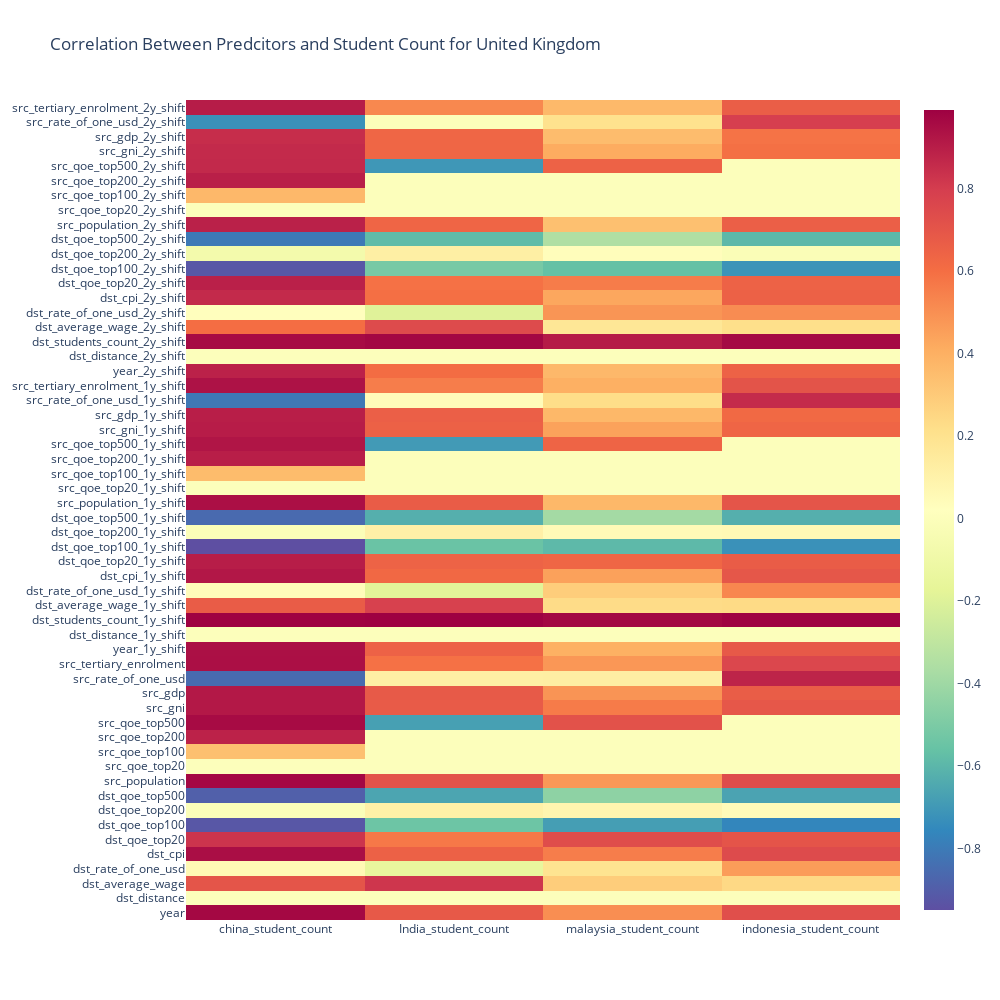

Notebook code cell kept with this figure:
### Markdown cell above
## Heatmap

### Code cell
corr_df = corr_df.T
trace = go.Heatmap(z=corr_df.values,
                   x=corr_df.columns.values,
                   y=corr_df.index.values,
                   colorscale='spectral',
                   reversescale=True)

layout = go.Layout(
    title="Correlation Between Predcitors and Student Count for United Kingdom",
    autosize=False,
    width=1000,
    height=1000)

fig = go.Figure(data=trace, layout=layout)
iplot(fig)

### Figure 1 — Plotly figure (JSON) as saved in the notebook; plotly's stock layout.template omitted (floating-point values rounded to 4 significant figures; data arrays with more than 128 entries replaced by an {"elided": "..."} marker saying what was removed)
{"data": [{"colorscale": [[0, "rgb(158,1,66)"], [0.1, "rgb(213,62,79)"], [0.2, "rgb(244,109,67)"], [0.3, "rgb(253,174,97)"], [0.4, "rgb(254,224,139)"], [0.5, "rgb(255,255,191)"], [0.6, "rgb(230,245,152)"], [0.7, "rgb(171,221,164)"], [0.8, "rgb(102,194,165)"], [0.9, "rgb(50,136,189)"], [1, "rgb(94,79,162)"]], "reversescale": true, "type": "heatmap", "x": ["china_student_count", "India_student_count", "malaysia_student_count", "indonesia_student_count"], "y": ["year", "dst_distance", "dst_average_wage", "dst_rate_of_one_usd", "dst_cpi", "dst_qoe_top20", "dst_qoe_top100", "dst_qoe_top200", "dst_qoe_top500", "src_population", "src_qoe_top20", "src_qoe_top100", "src_qoe_top200", "src_qoe_top500", "src_gni", "src_gdp", "src_rate_of_one_usd", "src_tertiary_enrolment", "year_1y_shift", "dst_distance_1y_shift", "dst_students_count_1y_shift", "dst_average_wage_1y_shift", "dst_rate_of_one_usd_1y_shift", "dst_cpi_1y_shift", "dst_qoe_top20_1y_shift", "dst_qoe_top100_1y_shift", "dst_qoe_top200_1y_shift", "dst_qoe_top500_1y_shift", "src_population_1y_shift", "src_qoe_top20_1y_shift", "src_qoe_top100_1y_shift", "src_qoe_top200_1y_shift", "src_qoe_top500_1y_shift", "src_gni_1y_shift", "src_gdp_1y_shift", "src_rate_of_one_usd_1y_shift", "src_tertiary_enrolment_1y_shift", "year_2y_shift", "dst_distance_2y_shift", "dst_students_count_2y_shift", "dst_average_wage_2y_shift", "dst_rate_of_one_usd_2y_shift", "dst_cpi_2y_shift", "dst_qoe_top20_2y_shift", "dst_qoe_top100_2y_shift", "dst_qoe_top200_2y_shift", "dst_qoe_top500_2y_shift", "src_population_2y_shift", "src_qoe_top20_2y_shift", "src_qoe_top100_2y_shift", "src_qoe_top200_2y_shift", "src_qoe_top500_2y_shift", "src_gni_2y_shift", "src_gdp_2y_shift", "src_rate_of_one_usd_2y_shift", "src_tertiary_enrolment_2y_shift"], "z": {"elided": "56x4 float values"}}], "layout": {"autosize": false, "height": 1000, "title": {"text": "Correlation Between Predcitors and Student Count for United Kingdom"}, "width": 1000}}
